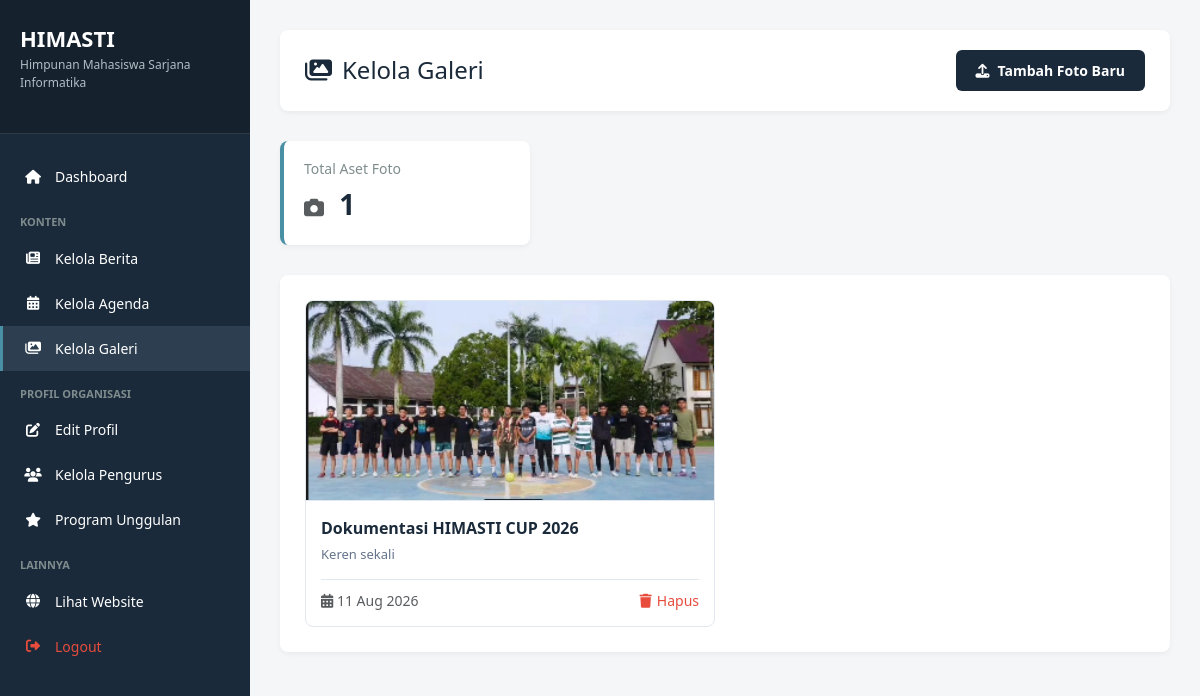
Page /admin/galeri/index.php (signed in) on the committed database.
### tables this page shows
CREATE TABLE `galleries` (
  `id` int(11) NOT NULL AUTO_INCREMENT,
  `title` varchar(255) NOT NULL,
  `image` varchar(255) NOT NULL,
  `description` text DEFAULT NULL,
  `uploaded_by` int(11) DEFAULT NULL,
  `created_at` timestamp NOT NULL DEFAULT current_timestamp(),
  PRIMARY KEY (`id`)
);

### admin/galeri/index.php (the view, shortened to what this page needs)
<?php
require_once __DIR__ . '/../../config/database.php';
try {
    $stmt = $pdo->query("SELECT * FROM galleries ORDER BY created_at DESC");
    $galeri_list = $stmt->fetchAll();
    $total_foto = count($galeri_list);
} catch (PDOException $e) {
    $galeri_list = [];
    $total_foto = 0;
}
?>
<!DOCTYPE html>
<html lang="id">
<head>
    <link href="https://cdn.jsdelivr.net/npm/bootstrap@5.3.0/dist/css/bootstrap.min.css" rel="stylesheet">
    <link rel="stylesheet" href="https://cdnjs.cloudflare.com/ajax/libs/font-awesome/6.4.0/css/all.min.css">
</head>
<body>
    <div class="sidebar">
        <div class="sidebar-header">
            <h2>HIMASTI</h2>
            <p>Himpunan Mahasiswa Sarjana Informatika</p>
        </div>
        <ul class="menu">
            <li><a href="../dashboard.php"><i class="fas fa-home"></i> Dashboard</a></li>
            <li class="menu-divider">Konten</li>
            <li><a href="../berita/index.php"><i class="fas fa-newspaper"></i> Kelola Berita</a></li>
            <li><a href="../agenda/index.php"><i class="fas fa-calendar-alt"></i> Kelola Agenda</a></li>
            <li><a href="index.php" class="active"><i class="fas fa-images"></i> Kelola Galeri</a></li>
            <li class="menu-divider">Profil Organisasi</li>
            <li><a href="../profil/index.php"><i class="fas fa-edit"></i> Edit Profil</a></li>
            <li><a href="../pengurus/index.php"><i class="fas fa-users"></i> Kelola Pengurus</a></li>
            <li><a href="../program/index.php"><i class="fas fa-star"></i> Program Unggulan</a></li>
            <li class="menu-divider">Lainnya</li>
            <li><a href="../../index.php" target="_blank"><i class="fas fa-globe"></i> Lihat Website</a></li>
            <li><a href="../login.php?logout=1" style="color: #e74c3c;"><i class="fas fa-sign-out-alt"></i> Logout</a></li>
        </ul>
    </div>
    <div class="main">
        <div class="header-custom">
            <h1><i class="fas fa-images"></i> Kelola Galeri</h1>
            <a href="tambah.php" class="btn-primary-custom">
                <i class="fas fa-upload"></i> Tambah Foto Baru
            </a>
        </div>
        <div class="stat-card">
            <h3>Total Aset Foto</h3>
            <div class="number">
                <i class="fas fa-camera text-muted me-2" style="font-size: 20px;"></i>
                <?= $total_foto ?>
            </div>
        </div>
        <div class="content-card">
            <?php if (empty($galeri_list)): ?>
                <div class="empty-state">
                    <div class="icon"><i class="fas fa-images"></i></div>
                    <p>Belum ada foto di galeri</p>
                    <a href="tambah.php" class="btn-primary-custom" style="margin-top: 15px;">
                        <i class="fas fa-upload"></i> Upload Foto Pertama
                    </a>
                </div>
            <?php else: ?>
                <div class="gallery-grid">
                    <?php foreach ($galeri_list as $foto): ?>
                    <div class="gallery-card">
                        <div class="gallery-img-container" data-bs-toggle="modal" data-bs-target="#modalFoto<?= $foto['id'] ?>">
                            <img src="../../assets/uploads/<?= htmlspecialchars($foto['image']) ?>" alt="<?= htmlspecialchars($foto['title']) ?>" class="gallery-img">
                        </div>
                        <div class="gallery-info">
                            <div class="gallery-title" title="<?= htmlspecialchars($foto['title']) ?>">
                                <?= htmlspecialchars($foto['title']) ?>
                            </div>
                            <div class="gallery-desc">
                                <?= htmlspecialchars($foto['description'] ?? 'Tidak ada deskripsi') ?>
                            </div>
                            <div class="gallery-actions">
                                <small class="text-muted"><i class="fas fa-calendar-alt"></i> <?= date('d M Y', strtotime($foto['created_at'])) ?></small>
                                <a href="hapus.php?id=<?= $foto['id'] ?>" class="btn-delete" onclick="return confirm('Yakin ingin menghapus foto ini secara permanen?')">
                                    <i class="fas fa-trash"></i> Hapus
                                </a>
                            </div>
                        </div>
                    </div>
                    <?php endforeach; ?>
                </div>
            <?php endif; ?>
        </div>
    </div>
</body>
</html>

### admin/galeri/index.php (style rules this page uses)
* { margin: 0; padding: 0; box-sizing: border-box; font-family: 'Segoe UI', Tahoma, sans-serif; }
body { background: #f4f6f8; display: flex; min-height: 100vh; }
.sidebar { width: 250px; background: #1a2a3a; color: white; position: fixed; height: 100vh; overflow-y: auto; z-index: 1000; }
.sidebar-header { padding: 25px 20px; border-bottom: 1px solid rgba(255,255,255,0.1); background: rgba(0,0,0,0.2); }
.sidebar-header h2 { color: #ffffff; font-size: 22px; margin-bottom: 5px; font-weight: 700; }
.sidebar-header p { color: #b0bec5; font-size: 12px; }
.menu { list-style: none; padding: 20px 0; }
.menu li a { display: flex; align-items: center; gap: 12px; color: white; text-decoration: none; padding: 12px 20px; transition: all 0.3s; border-left: 3px solid transparent; font-size: 14px; }
.menu li a i { width: 20px; text-align: center; }
.menu li a.active { background: #2c3e50; border-left-color: #4a90a4; }
.menu-divider { color: #7f8c8d; font-size: 11px; padding: 15px 20px 5px; text-transform: uppercase; font-weight: 600; }
.main { margin-left: 250px; padding: 30px; width: calc(100% - 250px); }
.header-custom { background: white; padding: 20px 25px; border-radius: 8px; display: flex; justify-content: space-between; align-items: center; box-shadow: 0 2px 5px rgba(0,0,0,0.05); margin-bottom: 30px; }
.header-custom h1 { color: #1a2a3a; font-size: 24px; margin: 0; display: flex; align-items: center; gap: 10px; }
.stat-card { background: white; padding: 20px; border-radius: 8px; box-shadow: 0 2px 5px rgba(0,0,0,0.05); border-left: 4px solid #4a90a4; display: inline-block; min-width: 250px; margin-bottom: 30px; }
.stat-card h3 { color: #7f8c8d; font-size: 14px; margin-bottom: 5px; font-weight: 500; }
.stat-card .number { font-size: 28px; color: #1a2a3a; font-weight: 700; }
.btn-primary-custom { background: #1a2a3a; color: white; padding: 10px 20px; border-radius: 6px; text-decoration: none; font-size: 14px; font-weight: 600; display: inline-flex; align-items: center; gap: 8px; border: none; cursor: pointer; transition: all 0.3s; }
.content-card { background: white; padding: 25px; border-radius: 8px; box-shadow: 0 2px 5px rgba(0,0,0,0.05); }
.gallery-grid { display: grid; grid-template-columns: repeat(auto-fill, minmax(280px, 1fr)); gap: 20px; }
.gallery-card { border: 1px solid #e2e8f0; border-radius: 8px; overflow: hidden; transition: transform 0.3s, box-shadow 0.3s; background: #fff; position: relative; }
.gallery-img-container { position: relative; width: 100%; height: 200px; overflow: hidden; border-bottom: 1px solid #e2e8f0; }
.gallery-img { width: 100%; height: 100%; object-fit: cover; transition: transform 0.3s; }
.gallery-info { padding: 15px; }
.gallery-title { font-size: 16px; font-weight: 600; color: #1a2a3a; margin-bottom: 5px; white-space: nowrap; overflow: hidden; text-overflow: ellipsis; }
.gallery-desc { font-size: 13px; color: #64748b; margin-bottom: 15px; display: -webkit-box; -webkit-line-clamp: 2; -webkit-box-orient: vertical; overflow: hidden; }
.gallery-actions { display: flex; justify-content: space-between; align-items: center; border-top: 1px solid #e2e8f0; padding-top: 10px; }
.btn-delete { color: #e74c3c; background: none; border: none; cursor: pointer; font-size: 14px; text-decoration: none; transition: color 0.3s; display: inline-flex; align-items: center; gap: 5px; }

### rows in the picture
galleries: image (picture), title "Dokumentasi HIMASTI CUP 2026", description "Keren sekali", created_at "11 Aug 2026"

### other values in the picture
$total_foto "1"
